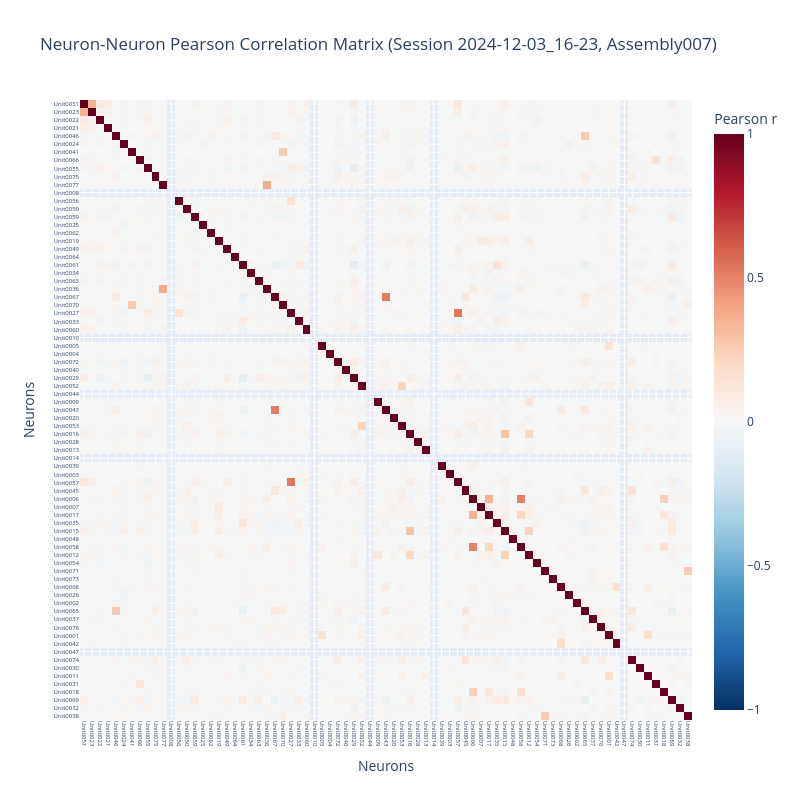

The code cell stored with this chart in its notebook:
### Code cell
session_used = '2024-12-03_16-23'
neuron_data_s15 = fr.xs(session_used, level=2)

# Filter Unit columns only
unit_cols = [col for col in neuron_data_s15.columns if isinstance(col, str) and col.startswith('Unit')]
neuron_data_s15 = neuron_data_s15[unit_cols]

# Compute correlation matrix (neuron vs neuron)
corr_matrix = neuron_data_s15.corr()

# Create ordering based on reversed neurons_ordered
reversed_order = neurons_ordered[::-1]
unit_order = [u for u in reversed_order if u in corr_matrix.columns]

# Reorder the correlation matrix
corr_matrix_ordered = corr_matrix.loc[unit_order, unit_order]

# Create heatmap
fig = px.imshow(
    corr_matrix_ordered,
    aspect='auto',
    color_continuous_scale='RdBu_r',
    zmin=-1,
    zmax=1,
    labels=dict(x="Neurons", y="Neurons", color="Pearson r"),
    title=f"Neuron-Neuron Pearson Correlation Matrix (Session {session_used}, {Assembly})"
)

fig.update_xaxes(tickangle=90, tickfont=dict(size=6))
fig.update_yaxes(tickfont=dict(size=6))
fig.update_layout(width=800, height=800)

fig.show()

### Figure 1 — Plotly figure (JSON) as saved in the notebook; plotly's stock layout.template omitted (floating-point values rounded to 4 significant figures; data arrays with more than 128 entries replaced by an {"elided": "..."} marker saying what was removed)
{"data": [{"coloraxis": "coloraxis", "hovertemplate": "Neurons: %{x}<br>Neurons: %{y}<br>Pearson r: %{z}<extra></extra>", "name": "0", "type": "heatmap", "x": ["Unit0051", "Unit0023", "Unit0022", "Unit0021", "Unit0046", "Unit0024", "Unit0041", "Unit0066", "Unit0055", "Unit0075", "Unit0077", "Unit0008", "Unit0056", "Unit0050", "Unit0059", "Unit0025", "Unit0062", "Unit0019", "Unit0049", "Unit0064", "Unit0061", "Unit0034", "Unit0063", "Unit0036", "Unit0067", "Unit0070", "Unit0027", "Unit0033", "Unit0060", "Unit0010", "Unit0005", "Unit0004", "Unit0072", "Unit0040", "Unit0029", "Unit0052", "Unit0044", "Unit0009", "Unit0043", "Unit0020", "Unit0053", "Unit0016", "Unit0028", "Unit0013", "Unit0014", "Unit0039", "Unit0003", "Unit0057", "Unit0045", "Unit0006", "Unit0007", "Unit0017", "Unit0035", "Unit0015", "Unit0048", "Unit0058", "Unit0012", "Unit0054", "Unit0071", "Unit0073", "Unit0068", "Unit0026", "Unit0002", "Unit0065", "Unit0037", "Unit0076", "Unit0001", "Unit0042", "Unit0047", "Unit0074", "Unit0030", "Unit0011", "Unit0031", "Unit0018", "Unit0069", "Unit0032", "Unit0038"], "xaxis": "x", "y": ["Unit0051", "Unit0023", "Unit0022", "Unit0021", "Unit0046", "Unit0024", "Unit0041", "Unit0066", "Unit0055", "Unit0075", "Unit0077", "Unit0008", "Unit0056", "Unit0050", "Unit0059", "Unit0025", "Unit0062", "Unit0019", "Unit0049", "Unit0064", "Unit0061", "Unit0034", "Unit0063", "Unit0036", "Unit0067", "Unit0070", "Unit0027", "Unit0033", "Unit0060", "Unit0010", "Unit0005", "Unit0004", "Unit0072", "Unit0040", "Unit0029", "Unit0052", "Unit0044", "Unit0009", "Unit0043", "Unit0020", "Unit0053", "Unit0016", "Unit0028", "Unit0013", "Unit0014", "Unit0039", "Unit0003", "Unit0057", "Unit0045", "Unit0006", "Unit0007", "Unit0017", "Unit0035", "Unit0015", "Unit0048", "Unit0058", "Unit0012", "Unit0054", "Unit0071", "Unit0073", "Unit0068", "Unit0026", "Unit0002", "Unit0065", "Unit0037", "Unit0076", "Unit0001", "Unit0042", "Unit0047", "Unit0074", "Unit0030", "Unit0011", "Unit0031", "Unit0018", "Unit0069", "Unit0032", "Unit0038"], "yaxis": "y", "z": {"elided": "77x77 float values"}}], "layout": {"coloraxis": {"cmax": 1, "cmin": -1, "colorbar": {"title": {"text": "Pearson r"}}, "colorscale": [[0, "rgb(5,48,97)"], [0.1, "rgb(33,102,172)"], [0.2, "rgb(67,147,195)"], [0.3, "rgb(146,197,222)"], [0.4, "rgb(209,229,240)"], [0.5, "rgb(247,247,247)"], [0.6, "rgb(253,219,199)"], [0.7, "rgb(244,165,130)"], [0.8, "rgb(214,96,77)"], [0.9, "rgb(178,24,43)"], [1, "rgb(103,0,31)"]]}, "height": 800, "title": {"text": "Neuron-Neuron Pearson Correlation Matrix (Session 2024-12-03_16-23, Assembly007)"}, "width": 800, "xaxis": {"anchor": "y", "domain": [0, 1], "tickangle": 90, "tickfont": {"size": 6}, "title": {"text": "Neurons"}}, "yaxis": {"anchor": "x", "autorange": "reversed", "domain": [0, 1], "tickfont": {"size": 6}, "title": {"text": "Neurons"}}}}
